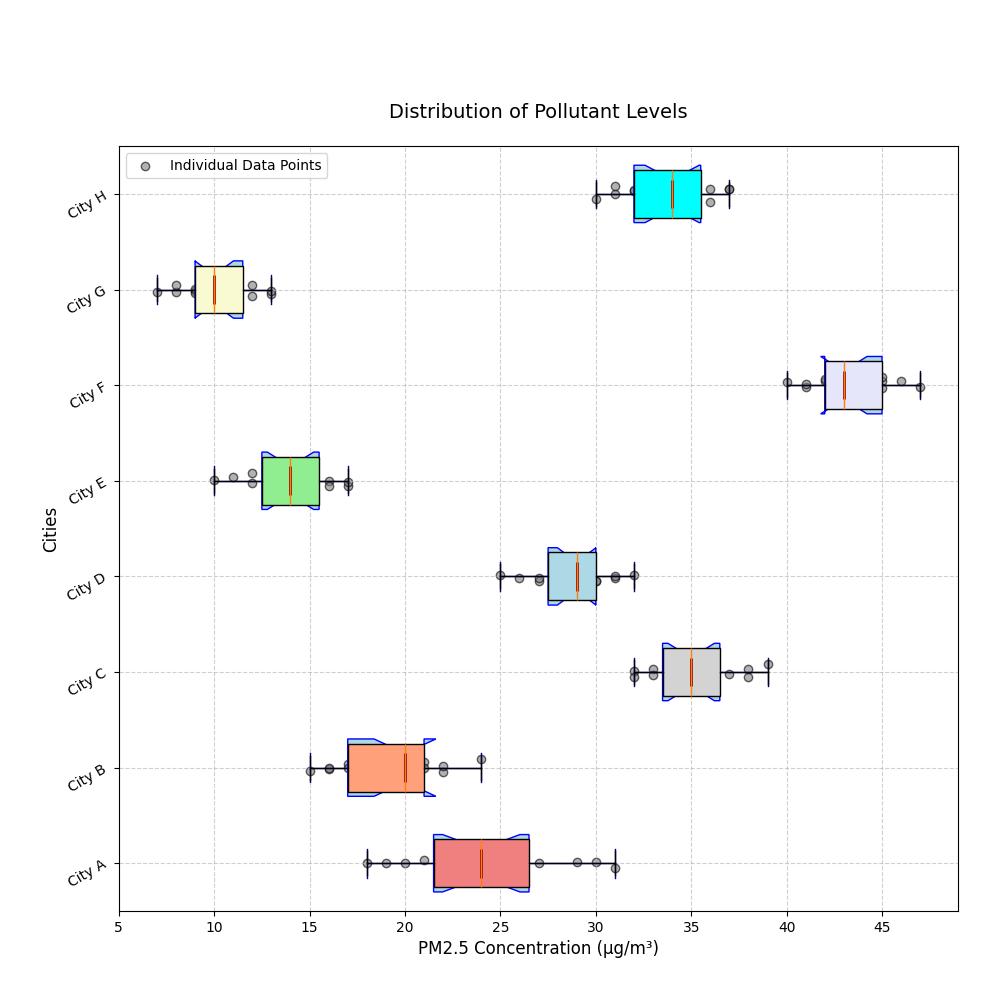

Python code for this plot:
import matplotlib.pyplot as plt
import numpy as np

# Pollutant data for each city (PM2.5 concentration in µg/m³)
pollutants_data = {
    "City A": [22, 24, 21, 23, 25, 26, 29, 31, 30, 20, 22, 19, 18, 24, 27],
    "City B": [17, 18, 16, 20, 19, 15, 17, 16, 21, 22, 20, 21, 20, 22, 24],
    "City C": [34, 35, 33, 32, 34, 36, 39, 37, 38, 36, 35, 38, 32, 34, 33],
    "City D": [27, 28, 29, 30, 32, 31, 28, 29, 30, 27, 26, 25, 28, 29, 31],
    "City E": [14, 15, 13, 12, 16, 17, 13, 14, 12, 11, 10, 14, 15, 16, 17],
    "City F": [42, 40, 43, 41, 44, 45, 43, 46, 44, 45, 47, 41, 42, 45, 43],
    "City G": [10, 9, 11, 8, 12, 13, 9, 10, 9, 7, 8, 11, 10, 12, 13],
    "City H": [30, 32, 31, 33, 35, 34, 36, 37, 34, 33, 32, 31, 36, 35, 37]
}

data = [pollutants_data[city] for city in pollutants_data]
cities = list(pollutants_data.keys())

fig, ax = plt.subplots(figsize=(10, 10))
fig.suptitle('Pollutant Level Monitoring Across Major Cities (Last 6 Months)', fontsize=16, weight='bold', y=1.02)

ax.boxplot(data, patch_artist=True, notch=True, vert=False, widths=0.6,
           boxprops=dict(facecolor='lightblue', color='blue'),
           whiskerprops=dict(color='darkblue'), capprops=dict(color='darkblue'),
           medianprops=dict(color='darkred', linewidth=2))

# Manually shuffled colors
colors = ['lightcoral', 'lightsalmon', 'lightgray', 'lightblue', 'lightgreen', 'lavender', 'lightgoldenrodyellow', 'cyan']

for patch, color in zip(ax.boxplot(data, patch_artist=True, vert=False)['boxes'], colors):
    patch.set_facecolor(color)

for i, city_data in enumerate(data, start=1):
    y_values = np.full(len(city_data), i) + np.random.normal(0, 0.04, size=len(city_data))
    ax.scatter(city_data, y_values, alpha=0.6, color='gray', edgecolor='k', label='Individual Data Points' if i == 1 else "")

ax.set_title('Distribution of Pollutant Levels', fontsize=14, pad=20)
ax.set_ylabel('Cities', fontsize=12)
ax.set_xlabel('PM2.5 Concentration (µg/m³)', fontsize=12)
ax.set_yticks(np.arange(1, len(cities) + 1))
ax.set_yticklabels(cities, rotation=30)
ax.grid(True, linestyle='--', alpha=0.6)
ax.legend(loc='upper left')

plt.tight_layout(pad=3.0)
plt.show()
